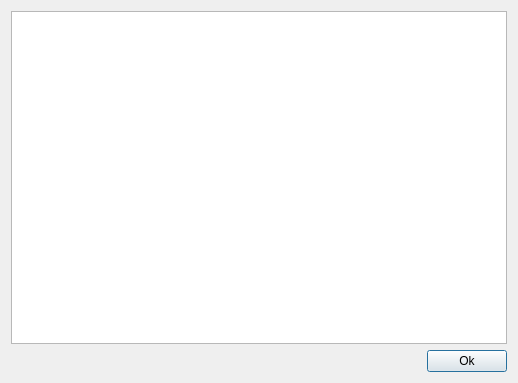
<?xml version="1.0" encoding="UTF-8"?>
<ui version="4.0">
 <class>PlainTextView</class>
 <widget class="QDialog" name="PlainTextView">
  <property name="geometry">
   <rect>
    <x>0</x>
    <y>0</y>
    <width>518</width>
    <height>383</height>
   </rect>
  </property>
  <property name="windowTitle">
   <string>View Plain Text</string>
  </property>
  <layout class="QGridLayout" name="gridLayout">
   <item row="0" column="0" colspan="2">
    <widget class="QPlainTextEdit" name="plainTextEdit">
     <property name="font">
      <font>
       <family>Monospace</family>
      </font>
     </property>
     <property name="plainText">
      <string/>
     </property>
    </widget>
   </item>
   <item row="1" column="1">
    <widget class="QPushButton" name="pushButton">
     <property name="text">
      <string>Ok</string>
     </property>
    </widget>
   </item>
   <item row="1" column="0">
    <spacer name="horizontalSpacer">
     <property name="orientation">
      <enum>Qt::Horizontal</enum>
     </property>
     <property name="sizeHint" stdset="0">
      <size>
       <width>40</width>
       <height>20</height>
      </size>
     </property>
    </spacer>
   </item>
  </layout>
 </widget>
 <resources/>
 <connections>
  <connection>
   <sender>pushButton</sender>
   <signal>clicked()</signal>
   <receiver>PlainTextView</receiver>
   <slot>b_ok()</slot>
   <hints>
    <hint type="sourcelabel">
     <x>491</x>
     <y>353</y>
    </hint>
    <hint type="destinationlabel">
     <x>271</x>
     <y>356</y>
    </hint>
   </hints>
  </connection>
 </connections>
 <slots>
  <slot>b_ok()</slot>
 </slots>
</ui>
